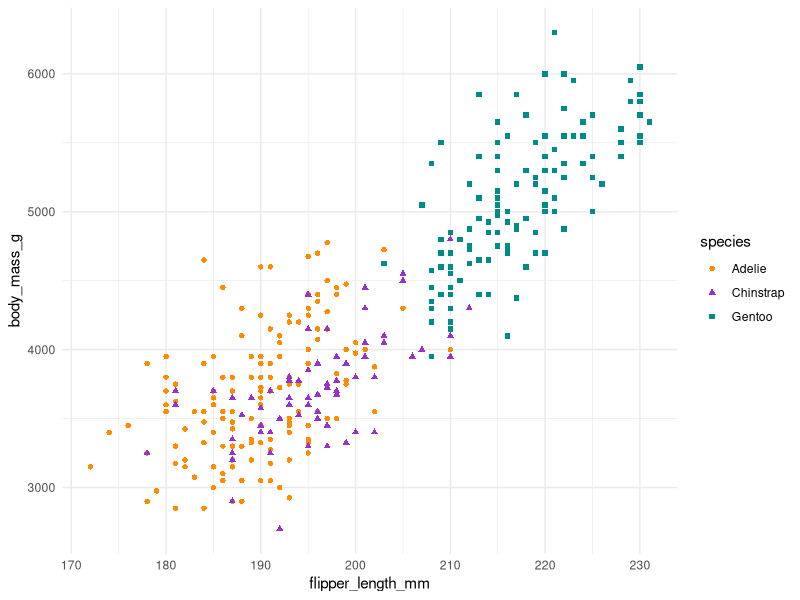

This chart was generated by the following R code:
## ---- chunk 1
#| code-fold: false
#| warning: false
#| message: false
library(tidyverse) # <1>
library(palmerpenguins) # <1>

penguins |> # <2>
  ggplot() +
  aes(x = flipper_length_mm, y = body_mass_g) +
  geom_point(aes(color = species, shape = species)) +
  scale_color_manual(values = c("darkorange", "darkorchid", "cyan4")) + # <3> 
  theme_minimal() # <2> 
